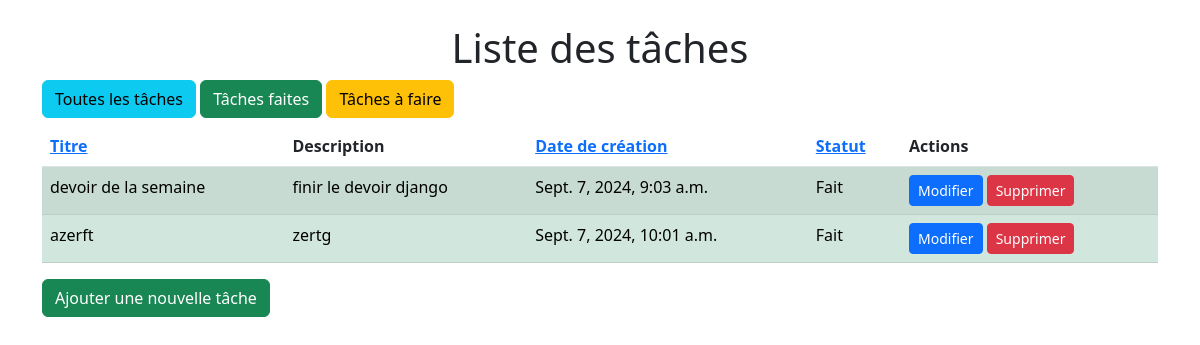
Screenshot of /?status=done with the database file from the repository.
### todolist/models.py (models this page shows, shortened)
class Task(models.Model):
    title = models.CharField(max_length=255)
    description = models.TextField()
    created_at = models.DateTimeField(auto_now_add=True)
    due_date = models.DateTimeField()
    status = models.BooleanField(default=False)  # False = not done, True = done

### todolist/views.py (the view)
# urls.py: path('', todolist_views.task_list, name='task_list'),
def task_list(request):
    sort_by = request.GET.get('sort', 'created_at')  # Tri par défaut par date de création
    status_filter = request.GET.get('status', None)  # Pas de filtre par défaut
    if status_filter == 'done':
        tasks = Task.objects.filter(status=True)
    elif status_filter == 'todo':
        tasks = Task.objects.filter(status=False)
    else:
        tasks = Task.objects.all()
    tasks = tasks.order_by(sort_by)
    return render(request, 'todolist/task_list.html', {'tasks': tasks})

### todolist/templates/todolist/task_list.html (shortened to what this page needs)
<!DOCTYPE html>
<html lang="fr">
<head>
    <link href="https://cdn.jsdelivr.net/npm/bootstrap@5.3.0-alpha1/dist/css/bootstrap.min.css" rel="stylesheet">
</head>
<body>
    <div class="container mt-4">
        <h1 class="text-center">Liste des tâches</h1>
        <div class="mb-2">
            <a href="?status=all" class="btn btn-info">Toutes les tâches</a>
            <a href="?status=done" class="btn btn-success">Tâches faites</a>
            <a href="?status=todo" class="btn btn-warning">Tâches à faire</a>
        </div>
        <table class="table table-striped">
            <thead>
                <tr>
                    <th><a href="?sort=title">Titre</a></th>
                    <th>Description</th>
                    <th><a href="?sort=created_at">Date de création</a></th>
                    <th><a href="?sort=status">Statut</a></th>
                    <th>Actions</th>
                </tr>
            </thead>
            <tbody>
                {% for task in tasks %}
                <tr class="{{ task.status|yesno:'table-success,table-danger' }}">
                    <td>{{ task.title }}</td>
                    <td>{{ task.description }}</td>
                    <td>{{ task.created_at }}</td>
                    <td>{% if task.status %}Fait{% else %}À faire{% endif %}</td>
                    <td>
                        <a href="{% url 'task_edit' task.pk %}" class="btn btn-sm btn-primary">Modifier</a>
                        <a href="{% url 'task_delete' task.pk %}" class="btn btn-sm btn-danger">Supprimer</a>
                    </td>
                </tr>
                {% endfor %}
            </tbody>
        </table>
        <a href="{% url 'task_add' %}" class="btn btn-success">Ajouter une nouvelle tâche</a>
    </div>
</body>
</html>

### rows the page displays
Task: title "devoir de la semaine", description "finir le devoir django", created_at "Sept. 7, 2024, 9:03 a.m.", status "Fait"
Task: title "azerft", description "zertg", created_at "Sept. 7, 2024, 10:01 a.m.", status "Fait"
